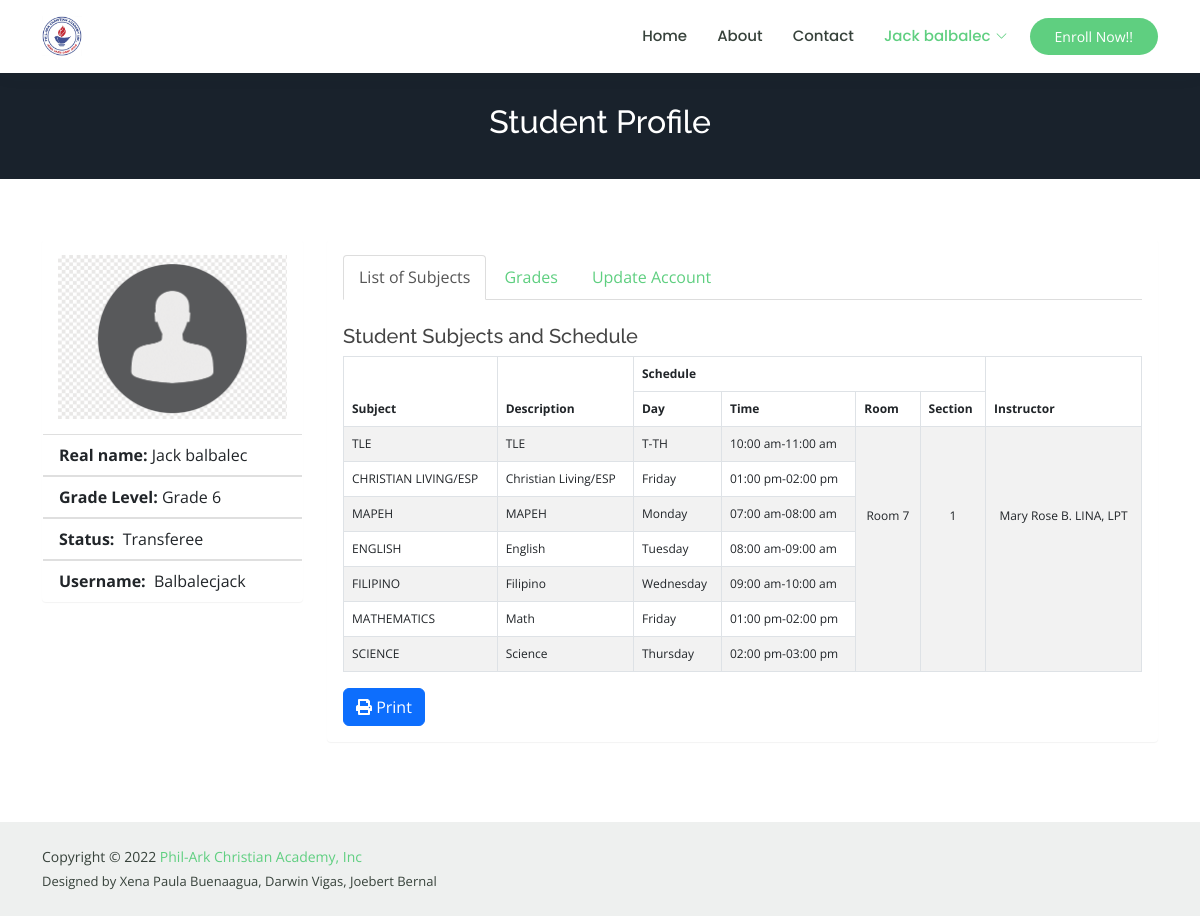
Page /index.php?q=profile (signed in) on the committed database.
### tables this page shows
CREATE TABLE `tblstudent` (
  `S_ID` int(11) NOT NULL,
  `IDNO` int(20) NOT NULL DEFAULT 0,
  `FNAME` varchar(40) NOT NULL DEFAULT '-',
  `LNAME` varchar(40) NOT NULL DEFAULT '-',
  `MNAME` varchar(40) NOT NULL DEFAULT '-',
  `Suffix` varchar(30) NOT NULL,
  `SEX` varchar(10) NOT NULL DEFAULT 'Male',
  `BDAY` date NOT NULL,
  `BPLACE` text NOT NULL,
  `STATUS` varchar(30) NOT NULL DEFAULT '-',
  `AGE` int(30) NOT NULL DEFAULT 0,
  `NATIONALITY` varchar(40) NOT NULL DEFAULT '-',
  `RELIGION` varchar(255) NOT NULL DEFAULT '-',
  `CONTACT_NO` varchar(40) NOT NULL DEFAULT '-',
  `HOME_ADD` text NOT NULL,
  `ACC_USERNAME` varchar(255) NOT NULL DEFAULT '-',
  `ACC_EMAIL` varchar(100) NOT NULL,
  `BIRTHCERT` text NOT NULL,
  `ACC_PASSWORD` text NOT NULL,
  `student_status` text NOT NULL,
  `YEARLEVEL` int(11) NOT NULL DEFAULT 0,
  `STUDSECTION` int(11) NOT NULL DEFAULT 0,
  `COURSE_ID` int(11) NOT NULL DEFAULT 0,
  `STUDPHOTO` varchar(255) NOT NULL DEFAULT '-',
  `SEMESTER` varchar(30) NOT NULL DEFAULT '-',
  `SYEAR` varchar(30) NOT NULL DEFAULT '-',
  `NewEnrollees` tinyint(1) NOT NULL DEFAULT 0,
  `ENROLLED` tinyint(1) NOT NULL DEFAULT 0,
  `CODE` varchar(100) NOT NULL
);

CREATE TABLE `course` (
  `COURSE_ID` int(11) NOT NULL,
  `COURSE_NAME` varchar(30) NOT NULL DEFAULT '-',
  `COURSE_LEVEL` varchar(50) NOT NULL DEFAULT '1',
  `COURSE_MAJOR` varchar(30) NOT NULL DEFAULT 'None',
  `COURSE_DESC` varchar(255) NOT NULL DEFAULT '-'
);

CREATE TABLE `subject` (
  `SUBJ_ID` int(11) NOT NULL,
  `SUBJ_CODE` varchar(30) NOT NULL DEFAULT '-',
  `SUBJ_DESCRIPTION` varchar(255) NOT NULL DEFAULT '-',
  `UNIT` int(2) NOT NULL DEFAULT 0,
  `COURSE_ID` int(11) NOT NULL DEFAULT 0,
  `AY` varchar(30) NOT NULL DEFAULT '-',
  `PreTaken` tinyint(1) NOT NULL DEFAULT 0
);

CREATE TABLE `tblschedule` (
  `schedID` int(11) NOT NULL,
  `TIME_FROM` varchar(90) NOT NULL,
  `TIME_TO` varchar(90) NOT NULL,
  `sched_time` varchar(30) NOT NULL,
  `num_TIME_FROM` tinyint(4) NOT NULL,
  `num_TIME_TO` tinyint(4) NOT NULL,
  `AMPM` int(2) NOT NULL,
  `sched_day` varchar(30) NOT NULL,
  `sched_sy` varchar(30) NOT NULL,
  `sched_room` varchar(30) NOT NULL,
  `SECTION` varchar(30) NOT NULL,
  `COURSE_ID` int(11) NOT NULL,
  `SUBJ_ID` int(11) NOT NULL,
  `INST_ID` int(11) NOT NULL
);

CREATE TABLE `tblinstructor` (
  `INST_ID` int(11) NOT NULL,
  `INST_NAME` varchar(90) NOT NULL,
  `INST_MAJOR` varchar(90) NOT NULL,
  `INST_CONTACT` varchar(30) NOT NULL,
  `INST_Username` varchar(90) NOT NULL,
  `INST_Password` varchar(90) NOT NULL
);

### index.php (called while the page is built, shortened)
<?php
$view = (isset($_GET['q']) && $_GET['q'] != '') ? $_GET['q'] : '';
require_once("theme/templates.php");
?>

### include/database.php (called while the page is built, shortened)
<?php
class Database {
	var $sql_string = '';
	public $conn;
	public function open_connection() {
		$this->conn = mysqli_connect(server,user,pass);
		if(!$this->conn){
			echo "Problem in database connection! Contact administrator!";
			exit();
		}else{
			$db_select = mysqli_select_db($this->conn,database_name);
		}
	}
	function setQuery($sql='') {
		$this->sql_string=$sql;
	}
	function executeQuery() {
		$result = mysqli_query($this->conn,$this->sql_string);
		return $result;
	}
	private function confirm_query($result) {
		return $result;
	}
	function loadResultList( $key='' ) {
		$cur = $this->executeQuery();
		$array = array();
		while ($row = mysqli_fetch_object($cur)) {
			if ($key) {
				$array[$row->$key] = $row;
			} else {
				$array[] = $row;
			}
		}
		return $array;
	}
	function loadSingleResult() {
		$cur = $this->executeQuery();
		while ($row = mysqli_fetch_object($cur)) {
		return $data = $row;
		}
	}
	public function num_rows($cur) {
		$cur = $this->executeQuery();
		return mysqli_num_rows($cur);
	}
}
     $mydb = new Database();
?>

### include/students.php (called while the page is built, shortened)
<?php
require_once(LIB_PATH.DS.'database.php');
class Student {
	protected static  $tblname = "tblstudent";
	function single_student($id=""){
			global $mydb;
			$mydb->setQuery("SELECT * FROM ".self::$tblname."
				Where IDNO= '{$id}' LIMIT 1");
			$cur = $mydb->loadSingleResult();
			return $cur;
	}
}
?>

### include/courses.php (called while the page is built, shortened)
<?php
require_once(LIB_PATH.DS.'database.php');
class Course {
	protected static  $tblname = "course";
	function single_course($id=""){
			global $mydb;
			$mydb->setQuery("SELECT * FROM ".self::$tblname."
				Where COURSE_ID= '{$id}' LIMIT 1");
			$cur = $mydb->loadSingleResult();
			return $cur;
	}
}
?>

### student/profile.php (the view, shortened to what this page needs)
<?php
    $student = New Student();
    $res = $student->single_student($_SESSION['IDNO']);
    $image = $res->STUDPHOTO;
    if ($image=='-' || $image == '') {
      $image_loc = 'img/primarypic.png';
    }else{
      $image_loc ='student/'. $res->STUDPHOTO;
    }
    $course = New Course();
    $resCourse = $course->single_course($res->COURSE_ID);
	?>
    <div class="breadcrumbs"  >
      <div class="container">
        <h2>Student Profile</h2>
      </div>
    </div>
       <section id="courses" class="courses">
      <div class="container" data-aos="fade-up">
        <div class="row">
  		<div class="col-sm-3">
          <div class="panel">
            <div id="img_profile" class="panel-body">
            <a id="uploadPic" href="" data-target="#myModal" data-toggle="modal" >
            <img title="profile image" class="img-hover"   src="<?php echo web_root.   $image_loc; ?>">
            </a>
             </div>
          <ul class="list-group  ">
               <li class="list-group-item pull-right"><span class="pull-left"><strong>Real name:</strong>&nbsp;</span><?php echo $res->FNAME .' '.$res->LNAME; ?> </li>
               <li class="list-group-item pull-right"><span class="pull-left"><strong>Grade Level:</strong>&nbsp;</span><?php echo  $resCourse->COURSE_LEVEL; ?> </li>
               <li class="list-group-item pull-right"><span class="pull-left"><strong>Status:</strong>&nbsp;</span> <?php echo $res->student_status; ?> </li>
               <li class="list-group-item pull-right"><span class="pull-left"><strong>Username:</strong>&nbsp;</span> <?php echo $res->ACC_USERNAME; ?> </li>
          </ul>
        </div>
    </div>
<div class="col-sm-9">
<div class="panel">
  <div class="panel-body">
  <ul class="nav nav-tabs" id="myTab">
    <li class="active"><a href="#home" data-toggle="tab">List of Subjects</a></li>
    <li><a href="#grades" data-toggle="tab">Grades</a></li>
    <li><a href="#settings" data-toggle="tab">Update Account</a></li>
  </ul>
  <div class="tab-content">
    <div class="tab-pane active" id="home">
    <br/>
    <div class="col-md-12">
      <h5 class="page-header">Student Subjects and Schedule</h5>
    </div>
    <?php $sql ="SELECT *
                          FROM   tblstudent st, studentsubjects ss, `subject` sub, `tblschedule` s, tblinstructor i
                          WHERE  st.IDNO=ss.IDNO AND ss.`SUBJ_ID` = sub.`SUBJ_ID` AND sub.`SUBJ_ID` = s.`SUBJ_ID`
                          AND s.INST_ID=i.INST_ID
                          AND STUDSECTION=SECTION AND OUTCOME !='Drop'
                          AND ss.`IDNO`=" .$_SESSION['IDNO']." AND SECTION='".$res->STUDSECTION."' AND sub.COURSE_ID='".$resCourse->COURSE_ID."'";
                      $mydb->setQuery($sql);
			  $subjRows = $mydb->num_rows($sql);
      if($subjRows > 0){
      ?>
                 <form action="customer/controller.php?action=delete" Method="POST">
            				<table id="dash-table"  class="table table-striped table-bordered table-hover "  style="font-size:12px" cellspacing="0"  >
            				  <thead>
            				  	<tr>
                          <th rowspan="2">Subject</th>
                          <th rowspan="2">Description</th>
                          <th colspan="4">Schedule</th>
                          <th rowspan="2">Instructor</th>
            				  	</tr>
                        <tr>
                          <th>Day</th>
                          <th>Time</th>
                          <th>Room</th>
                          <th>Section</th>
                        </tr>
            				  </thead>
            			  <tbody>
                    <?php
                      $cur = $mydb->loadResultList();
                      $checkloop = true;
                      foreach ($cur as $result) {
                        $teacherName = $result->INST_NAME;
                        $sectionName = $result->SECTION;
                        $roomNumber = $result->sched_room;
                        echo '<tr>';
                        echo '<td>'.$result->SUBJ_CODE.'</td>';
                        echo '<td>'.$result->SUBJ_DESCRIPTION.'</td>';
                        echo '<td>'.$result->sched_day  .'</td>';
                        echo '<td>'.$result->sched_time  .'</td>';
                        if($result->sched_room == $roomNumber){
                          if($checkloop){
                            echo "<td class='text-center' style='padding-top:10%;' rowspan='".count($cur)."'>".$result->sched_room .'</td>';
                          }
                        }
                        if($result->SECTION == $sectionName){
                          if($checkloop){
                            echo "<td class='text-center' style='padding-top:10%;' rowspan='".count($cur)."'>".$result->SECTION .'</td>';
                          }
                        }
                        if($result->INST_NAME == $teacherName){
                          if($checkloop){
                            echo "<td class='text-center' style='padding-top:10%;' rowspan='".count($cur)."'>".$result->INST_NAME .'</td>';
                            $checkloop = false;
                          }
                        }
                        echo '</tr>';
                      }
                    ?>
            				</tbody>
            				</table>
            		 </form>
                  <form action="student/printschedule.php" method="POST" target="_blank">
                    <div class="row no-print">
                      <div class="col-xs-12">
                       <span class="pull-right"> <button type="submit" name="submit" class="btn btn-primary"  ><i class="fa fa-print"></i> Print</button></span>
                    </div>
                    </div>
                  </form>
                  <?php }
                  else{
                    echo "<h3 class='text-center mt-5 text-danger'>No subjects available</h3>";
                  }
                  ?>
             </div>
  </div>
 </div>
</div>
</div>
</div>
</div>
</section>

### theme/templates.php (shortened to what this page needs)
<!DOCTYPE html>
<html lang="en">
<head>
  <link href="<?php echo web_root; ?>assets/vendor/animate.css/animate.min.css" rel="stylesheet">
  <link href="<?php echo web_root; ?>assets/vendor/aos/aos.css" rel="stylesheet">
  <link href="<?php echo web_root; ?>assets/vendor/bootstrap/css/bootstrap.min.css" rel="stylesheet">
  <link href="<?php echo web_root; ?>assets/vendor/bootstrap-icons/bootstrap-icons.css" rel="stylesheet">
  <link href="<?php echo web_root; ?>assets/vendor/boxicons/css/boxicons.min.css" rel="stylesheet">
  <link href="<?php echo web_root; ?>assets/vendor/remixicon/remixicon.css" rel="stylesheet">
  <link href="<?php echo web_root; ?>assets/vendor/swiper/swiper-bundle.min.css" rel="stylesheet">
  <link href="<?php echo web_root; ?>assets/css/style.css" rel="stylesheet">
<link href="<?php echo web_root; ?>css/bootstrap-datetimepicker.min.css" rel="stylesheet" media="screen">
<link href="<?php echo web_root; ?>admin/css/dataTables.bootstrap.css" rel="stylesheet">
<link rel="stylesheet" href="https://cdnjs.cloudflare.com/ajax/libs/font-awesome/5.13.0/css/all.min.css">
<link rel="stylesheet" href="//cdn.datatables.net/1.13.4/css/jquery.dataTables.min.css">
</head>
<body>
  <header id="header" class="fixed-top">
    <div class="container d-flex align-items-center">
      <h1 class="logo me-auto">
       <a href="<?php echo web_root; ?>" class="logo me-auto"><img src="<?php echo web_root;?>assets/img/about.jpg" alt="" class="img-fluid"></a>
      </h1>
      <nav id="navbar" class="navbar order-last order-lg-0">
        <ul>
          <li><a  class="<?php echo ($view=='')? 'active':'';?>" href="<?php echo web_root; ?>">Home</a></li>
          <li> <a class="<?php echo ($view=='about')? 'active':'';?>" href="<?php echo web_root.'index.php?q=about'; ?>">About</a></li>
          <li><a class="<?php echo ($view=='contact')? 'active':'';?>" href="<?php echo web_root.'index.php?q=contact'; ?>">Contact</a></li>
           <?php if (isset($_SESSION['IDNO'])) { ?>
          <?php
          $student = New Student();
           $active_student = $student->single_student($_SESSION['IDNO']);
          ?>
             <li class="dropdown"><a class="<?php echo ($view=='profile')? 'active':'';?>"href="#" ><span><?php echo $active_student->FNAME . ' ' .$active_student->LNAME;?> </span> <i class="bi bi-chevron-down"></i></a>
          </li>
       <?php } ?>
        </ul>
      </nav>
       <a href="<?php echo web_root.'index.php?q=enrol'; ?>" class="get-started-btn">Enroll Now!!</a>
    </div>
  </header>
  <main id="main" data-aos="fade-in">
  <?php
     require_once $content;
  ?>
  </main>
  <footer id="footer">
    <div class="container d-md-flex py-4">
      <div class="me-md-auto text-center text-md-start">
        <div class="copyright">
        Copyright © 2022 <a href="https://jbsc.000webhostapp.com/arkchristianacademy/">Phil-Ark Christian Academy, Inc</a>
        </div>
        <div class="credits">
          Designed by Xena Paula Buenaagua, Darwin Vigas, Joebert Bernal
        </div>
      </div>
    </div>
  </footer>
</body>
</html>

### rows in the picture
tblstudent: FNAME "Jack", LNAME "balbalec", student_status "Transferee", ACC_USERNAME "Balbalecjack", subject.SUBJ_CODE "TLE", subject.SUBJ_DESCRIPTION "TLE", tblschedule.sched_day "T-TH", tblschedule.sched_time "10:00 am-11:00 am", tblschedule.sched_room "Room 7", tblschedule.SECTION "1", tblinstructor.INST_NAME "Mary Rose B. LINA, LPT", subject.SUBJ_CODE "CHRISTIAN LIVING/ESP", subject.SUBJ_DESCRIPTION "Christian Living/ESP", tblschedule.sched_day "Friday", tblschedule.sched_time "01:00 pm-02:00 pm", subject.SUBJ_CODE "MAPEH", subject.SUBJ_DESCRIPTION "MAPEH", tblschedule.sched_day "Monday", tblschedule.sched_time "07:00 am-08:00 am", subject.SUBJ_CODE "ENGLISH", subject.SUBJ_DESCRIPTION "English", tblschedule.sched_day "Tuesday", tblschedule.sched_time "08:00 am-09:00 am", subject.SUBJ_CODE "FILIPINO", subject.SUBJ_DESCRIPTION "Filipino", tblschedule.sched_day "Wednesday", tblschedule.sched_time "09:00 am-10:00 am", subject.SUBJ_CODE "MATHEMATICS", subject.SUBJ_DESCRIPTION "Math", subject.SUBJ_CODE "SCIENCE", subject.SUBJ_DESCRIPTION "Science", tblschedule.sched_day "Thursday", tblschedule.sched_time "02:00 pm-03:00 pm"
course: COURSE_LEVEL "Grade 6"
